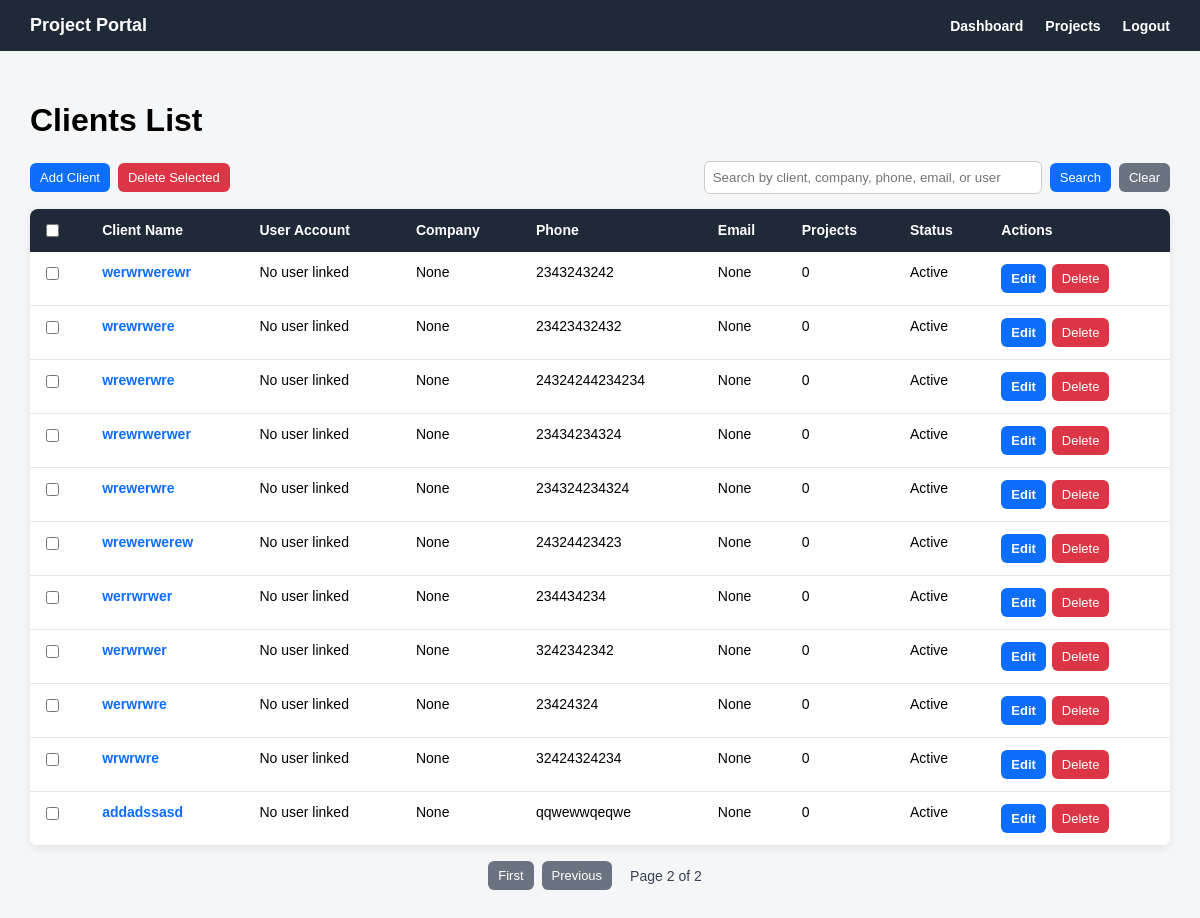
Page /clients/?page=2 (signed in) on the committed database.
### clients/models.py (models this page shows, shortened)
class Client(models.Model):
    user = models.OneToOneField(
        settings.AUTH_USER_MODEL,
        on_delete=models.CASCADE,
        related_name='client_profile',
        blank=True,
        null=True
    )
    client_name = models.CharField(max_length=150)
    company_name = models.CharField(max_length=150, blank=True, null=True)
    phone = models.CharField(max_length=30)
    email = models.EmailField(blank=True, null=True)
    address = models.TextField(blank=True, null=True)
    is_active = models.BooleanField(default=True)
    created_at = models.DateTimeField(auto_now_add=True)

### clients/views.py (the view, shortened to what this page needs)
# urls.py: path('', client_list_view, name='client_list'),
@login_required
def client_list_view(request):
    if request.user.role != 'ADMIN':
        clients = Client.objects.none()
    else:
        clients = Client.objects.all()
    search_query = request.GET.get('q')
    paginator = Paginator(clients, 15)
    page_number = request.GET.get('page')
    page_obj = paginator.get_page(page_number)
    return render(request, 'clients/client_list.html', {
        'clients': page_obj,
        'page_obj': page_obj,
        'search_query': search_query,
    })

### templates/clients/client_list.html (shortened to what this page needs)
{% extends 'base.html' %}
{% block content %}
<div class="page-header">
    <h1>Clients List</h1>
</div>
{% if clients %}
    {% if request.user.role == 'ADMIN' %}
        <div class="top-actions-row">
            <div style="display: flex; gap: 8px; align-items: center;">
                <a href="{% url 'clients:client_add' %}" class="btn btn-primary">
                    Add Client
                </a>
                <button type="submit" form="bulkDeleteClientsForm" class="btn btn-danger">
                    Delete Selected
                </button>
            </div>
            <div class="search-box">
                <input type="text"
                       id="clientSearchInput"
                       value="{{ search_query|default:'' }}"
                       placeholder="Search by client, company, phone, email, or user"
                       onkeydown="if(event.key === 'Enter'){ event.preventDefault(); searchClients(); }">
                <button type="button" class="btn btn-primary" onclick="searchClients()">
                    Search
                </button>
                <a href="{% url 'clients:client_list' %}" class="btn btn-secondary">
                    Clear
                </a>
            </div>
        </div>
    {% endif %}
    <table class="clients-table">
        <tr>
            {% if request.user.role == 'ADMIN' %}
                <th>
                    <input type="checkbox" onclick="toggleClientCheckboxes(this)">
                </th>
            {% endif %}
            <th>Client Name</th>
            <th>User Account</th>
            <th>Company</th>
            <th>Phone</th>
            <th>Email</th>
            <th>Projects</th>
            <th>Status</th>
            {% if request.user.role == 'ADMIN' %}
                <th>Actions</th>
            {% endif %}
        </tr>
        {% for client in clients %}
            <tr>
                {% if request.user.role == 'ADMIN' %}
                    <td>
                        <input type="checkbox"
                               name="selected_clients"
                               value="{{ client.pk }}"
                               form="bulkDeleteClientsForm">
                    </td>
                {% endif %}
                <td>
                    <a href="{% url 'clients:client_detail' client.pk %}">
                        {{ client.client_name }}
                    </a>
                </td>
                <td>
                    {% if client.user %}
                        {{ client.user.username }}
                    {% else %}
                        No user linked
                    {% endif %}
                </td>
                <td>{{ client.company_name }}</td>
                <td>{{ client.phone }}</td>
                <td>{{ client.email }}</td>
                <td>{{ client.projects.count }}</td>
                <td>
                    {% if client.is_active %}
                        Active
                    {% else %}
                        Inactive
                    {% endif %}
                </td>
                {% if request.user.role == 'ADMIN' %}
                    <td>
                        <div class="table-actions">
                            <a href="{% url 'clients:client_edit' client.pk %}" class="btn btn-primary">
                                Edit
                            </a>
                            <form method="post"
                                  action="{% url 'clients:client_delete' client.pk %}"
                                  style="margin: 0;"
                                  onsubmit="return confirm('Are you sure you want to delete this client? This may affect related projects linked to this client.');">
                                <button type="submit" class="btn btn-danger">
                                    Delete
                                </button>
                            </form>
                        </div>
                    </td>
                {% endif %}
            </tr>
        {% endfor %}
    </table>
    {% if page_obj.has_other_pages %}
        <div class="pagination">
            {% if page_obj.has_previous %}
                <a class="btn btn-secondary"
                   href="?page=1{% if search_query %}&q={{ search_query }}{% endif %}">
                    First
                </a>
                <a class="btn btn-secondary"
                   href="?page={{ page_obj.previous_page_number }}{% if search_query %}&q={{ search_query }}{% endif %}">
                    Previous
                </a>
            {% endif %}
            <span>
                Page {{ page_obj.number }} of {{ page_obj.paginator.num_pages }}
            </span>
        </div>
    {% endif %}
{% endif %}
{% endblock %}

### templates/base.html (style rules this page uses)
body { margin: 0; font-family: Arial, sans-serif; background: #f4f6f8; }

### templates/clients/client_list.html (style rules this page uses)
.page-header { margin-bottom: 20px; }
.clients-table { width: 100%; border-collapse: collapse; background: white; border-radius: 8px; overflow: hidden; box-shadow: 0 2px 8px rgba(0, 0, 0, 0.08); }
.clients-table th { background: #1f2937; color: white; text-align: left; padding: 12px; font-size: 14px; }
.clients-table td { padding: 12px; border-bottom: 1px solid #e5e7eb; vertical-align: top; font-size: 14px; }
.clients-table a { color: #0d6efd; font-weight: bold; text-decoration: none; }
.btn { display: inline-block; border: none; padding: 7px 10px; border-radius: 6px; cursor: pointer; text-decoration: none; font-size: 13px; }
.btn-primary { background: #0d6efd; color: white !important; }
.btn-danger { background: #dc3545; color: white !important; }
.btn-secondary { background: #6b7280; color: white !important; }
.table-actions { display: flex; gap: 6px; align-items: center; }
.top-actions-row { display: flex; justify-content: space-between; align-items: center; margin-bottom: 15px; gap: 15px; }
.search-box { display: flex; gap: 8px; align-items: center; }
.search-box input { padding: 8px; width: 320px; border: 1px solid #ccc; border-radius: 6px; }
.pagination { margin-top: 15px; display: flex; justify-content: center; align-items: center; gap: 8px; flex-wrap: wrap; }
.pagination span { font-size: 14px; color: #374151; padding: 7px 10px; }

### rows in the picture
Client: client_name "werwrwerewr", shows "No user linked", company_name "None", phone "2343243242", email "None", projects.count "0", is_active "Active"
Client: client_name "wrewrwere", shows "No user linked", company_name "None", phone "23423432432", email "None", projects.count "0", is_active "Active"
Client: client_name "wrewerwre", shows "No user linked", company_name "None", phone "24324244234234", email "None", projects.count "0", is_active "Active"
Client: client_name "wrewrwerwer", shows "No user linked", company_name "None", phone "23434234324", email "None", projects.count "0", is_active "Active"
Client: client_name "wrewerwre", shows "No user linked", company_name "None", phone "234324234324", email "None", projects.count "0", is_active "Active"
Client: client_name "wrewerwerew", shows "No user linked", company_name "None", phone "24324423423", email "None", projects.count "0", is_active "Active"
Client: client_name "werrwrwer", shows "No user linked", company_name "None", phone "234434234", email "None", projects.count "0", is_active "Active"
Client: client_name "werwrwer", shows "No user linked", company_name "None", phone "3242342342", email "None", projects.count "0", is_active "Active"
Client: client_name "werwrwre", shows "No user linked", company_name "None", phone "23424324", email "None", projects.count "0", is_active "Active"
Client: client_name "wrwrwre", shows "No user linked", company_name "None", phone "32424324234", email "None", projects.count "0", is_active "Active"
Client: client_name "addadssasd", shows "No user linked", company_name "None", phone "qqwewwqeqwe", email "None", projects.count "0", is_active "Active"

### other values in the picture
{{ page_obj.number }} "2"
{{ page_obj.paginator.num_pages }} "2"
